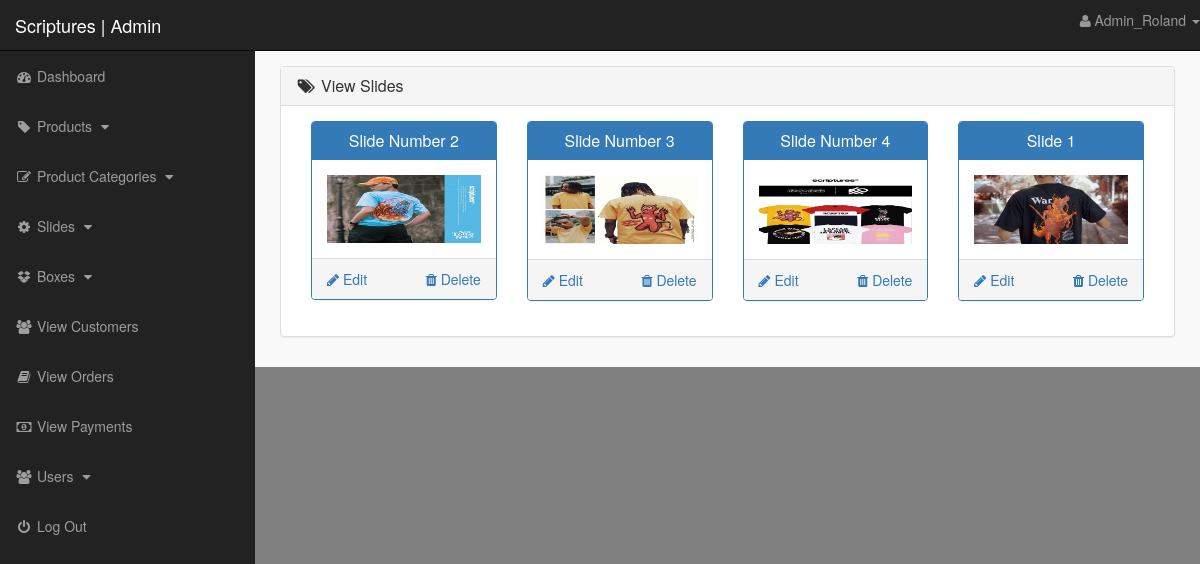
/admin_area/index.php?view_slides (signed in), run on the app's committed database.
### tables this page shows
CREATE TABLE `slider` (
  `slider_id` int(10) NOT NULL,
  `slider_name` varchar(255) NOT NULL,
  `slider_image` text NOT NULL,
  `slide_url` varchar(255) NOT NULL
);

### admin_area/view_slides.php (the view, shortened to what this page needs)
<?php
    if(!isset($_SESSION['admin_email'])){
        echo "<script>window.open('login.php','_self')</script>";
    }else{
?>
<div class="row">
    <div class="col-lg-12">
        <ol class="breadcrumb">
            <li>
            </li>
        </ol>
    </div>
</div>
<div class="row">
    <div class="col-lg-12">
        <div class="panel panel-default">
            <div class="panel-heading">
                <h3 class="panel-title">
                    <i class="fa fa-tags fa-fw"></i> View Slides
                </h3>
            </div>
            <div class="panel-body">
                <?php
                    $get_slides = "select * from slider";
                    $run_slides = mysqli_query($con,$get_slides);
                    while($row_slides=mysqli_fetch_array($run_slides)){
                        $slide_id = $row_slides['slider_id'];
                        $slide_name = $row_slides['slider_name'];
                        $slide_image = $row_slides['slider_image'];
                ?>
                <div class="col-lg-3 col-md-3">
                    <div class="panel panel-primary">
                        <div class="panel-heading">
                            <h3 class="panel-title" align="center">
                                <?php echo $slide_name; ?>
                            </h3>
                        </div>
                        <div class="panel-body">
                            <img src="slides_images/<?php echo $slide_image; ?>" alt="<?php echo $slide_name; ?>" class="img-responsive">
                        </div>
                        <div class="panel-footer">
                            <center>
                                <a href="index.php?delete_slide=<?php echo $slide_id; ?>" class="pull-right">
                                 <i class="fa fa-trash"></i> Delete
                                </a>
                                <a href="index.php?edit_slide=<?php echo $slide_id; ?>" class="pull-left">
                                 <i class="fa fa-pencil"></i> Edit
                                </a>
                                <div class="clearfix"></div>
                            </center>
                        </div>
                    </div>
                </div>
                <?php } ?>
            </div>
        </div>
    </div>
</div>
<?php } ?>

### admin_area/includes/sidebar.php (shortened to what this page needs)
<?php
 if (!isset($_SESSION['admin_email'])) {
 	echo "<script>window.open('login.php','_self')</script>";
 }else{
?>
<nav class="navbar navbar-inverse navbar-fixed-top">
	<div class="navbar-header">
		<a href="index.php?dashboard" class="navbar-brand">Scriptures | Admin</a>
	</div>
	<ul class="nav navbar-right top-nav">
		<li class="dropdown">
			<a href = "#" class="dropdown-toggle" data-toggle="dropdown">
				<i class="fa fa-user"></i> <?php echo $admin_name; ?> <b class="caret"> </b>
			</a>
		</li>
	</ul>
	<div class="collapse navbar-collapse navbar-exi-collapse">
		<ul class="nav navbar-nav side-nav">
			<li>
				<li>
						<a href="index.php?dashboard">
							<i class="fa fa-fw fa-dashboard"></i> Dashboard
						</a>
				</li>
			</li>
				<li>
				<li>
						<a href="#" data-toggle="collapse" data-target="#products">
							<i class="fa fa-fw fa-tag"></i> Products
							<i class="fa fa-fw fa-caret-down"></i>
						</a>
				</li>
			</li>
			<li>
				<li>
						<a href="#" data-toggle="collapse" data-target="#p_cat">
							<i class="fa fa-fw fa-edit"></i> Product Categories
							<i class="fa fa-fw fa-caret-down"></i>
						</a>
				</li>
			</li>
			<li>
				<li>
						<a href="#" data-toggle="collapse" data-target="#slides">
							<i class="fa fa-fw fa-gear"></i> Slides
							<i class="fa fa-fw fa-caret-down"></i>
						</a>
				</li>
				<li>
                <a href="#" data-toggle="collapse" data-target="#boxes">
                        <i class="fa fa-fw fa-dropbox"></i> Boxes
                        <i class="fa fa-fw fa-caret-down"></i>
                </a>
            </li>
			</li>
			<li>
				<a href="index.php?view_customers">
				<i class="fa fa-fw fa-users"> </i> View Customers
				</a>
			</li>
			<li>
				<a href="index.php?view_orders">
				<i class="fa fa-fw fa-book"> </i> View Orders
				</a>
			</li>
			<li>
				<a href="index.php?view_payments">
				<i class="fa fa-fw fa-money"> </i> View Payments
				</a>
			</li>
			<li>
				<li>
						<a href="#" data-toggle="collapse" data-target="#users">
							<i class="fa fa-fw fa-users"></i> Users
							<i class="fa fa-fw fa-caret-down"></i>
						</a>
				</li>
			</li>
			<li>
				<a href="logout.php">
				<i class="fa fa-fw fa-power-off"> </i> Log Out
				</a>
			</li>
		</ul>
	</div>
</nav>
<?php } ?>

### admin_area/styles.css (style rules this page uses)
body { margin-top: 100px; }
@media (min-width: 768px) { body { margin-top: 50px; } }
.top-nav { 0 15px; }
.top-nav>li { float: left; display: inline-block; }
.top-nav>li>a { color: #999999; line-height: 20px; padding-top: 15px; padding-bottom: 15px; }
@media (min-width: 768px) { .side-nav { position: fixed; top: 51px; bottom: 0; width: 255px; overflow-y: auto; overflow-x: hidden; background-color: #222222; padding-bottom: 40px; border-radius: 0; } }
@media (min-width: 768px) { .side-nav>li>a { width: 255px; } }
.panel-body { border-radius: 5px; }

### admin_area/index.php (style rules this page uses)
body { background-color: #808080; }

### data on the page
slider: slider_name "Slide Number 2", slider_image (picture)
slider: slider_name "Slide Number 3", slider_image (picture)
slider: slider_name "Slide Number 4", slider_image (picture)
slider: slider_name "Slide 1", slider_image (picture)

### other printed values
$admin_name "Admin_Roland"
